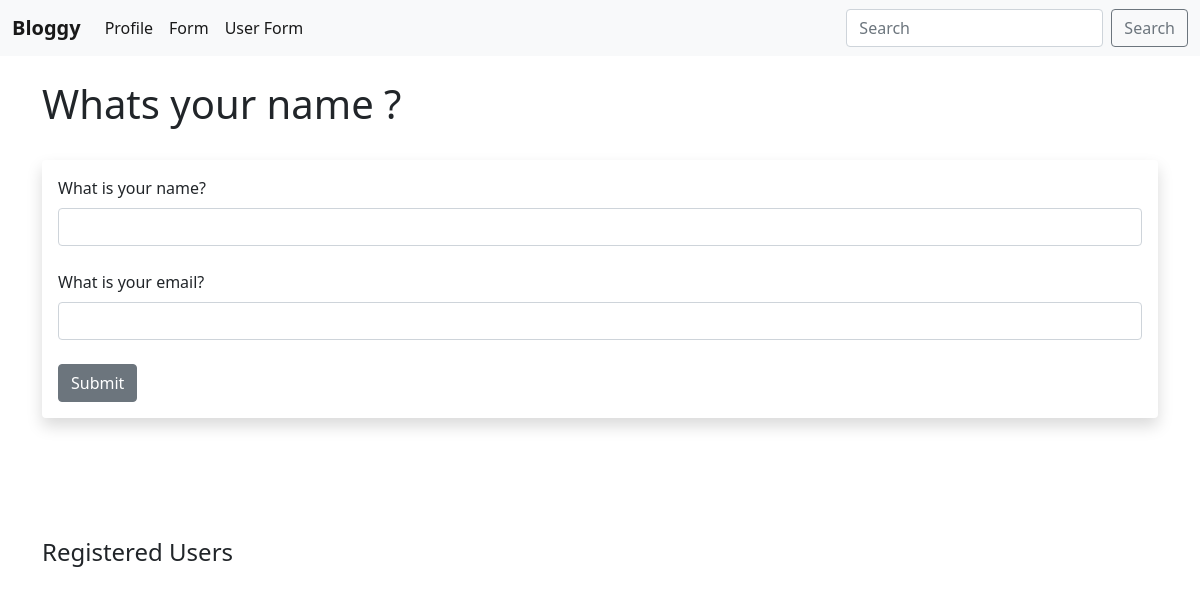
The page /user/add on the database as committed earlier.
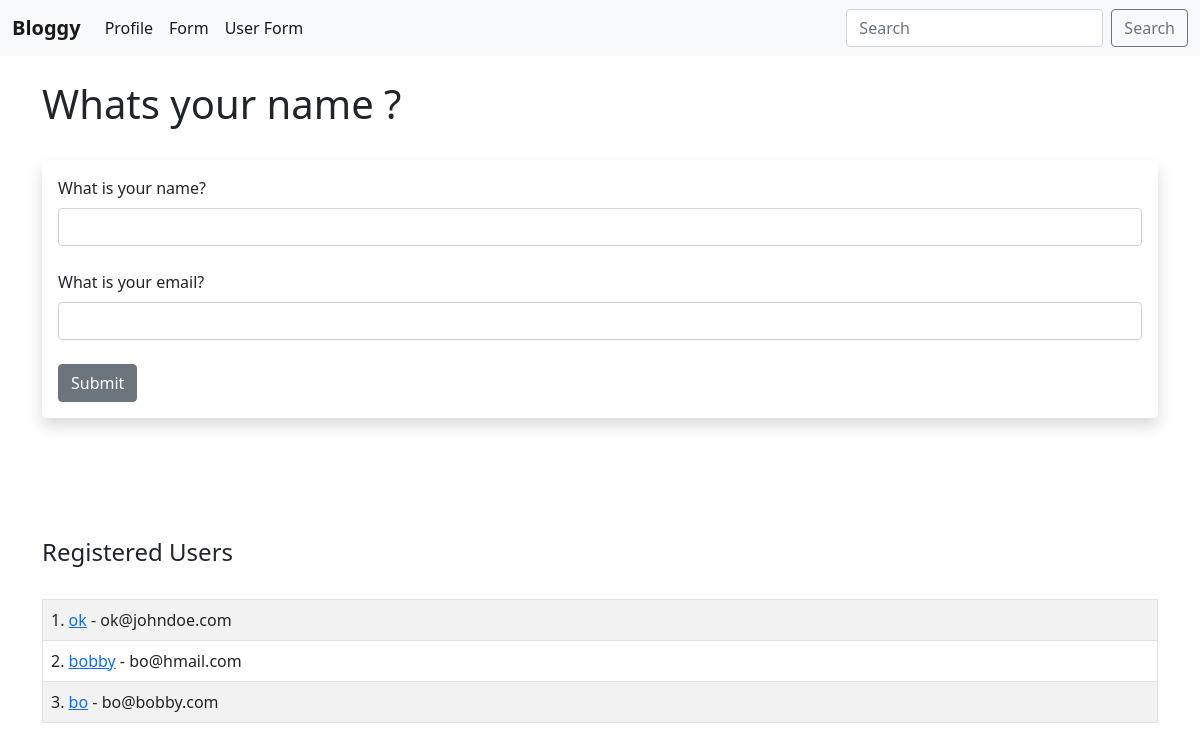
The same page on the database as committed later.
### hello.py (models this page shows, shortened)
class Users(db.Model):
    id = db.Column(db.Integer, primary_key=True)
    name = db.Column(db.String(100), nullable=False)
    email = db.Column(db.String(100), nullable=False, unique=True)
    date_added = db.Column(db.DateTime, default=datetime.utcnow)

### hello.py (the view, shortened to what this page needs)
@app.route('/user/add', methods=["GET","POST"])
def add_user():
    name = None
    form = UserForm()
    our_users = Users.query.order_by(Users.date_added)
    return render_template("add_user.html", form=form, name = name, our_users = our_users)

### hello.py
class UserForm(FlaskForm):
    name = StringField('What is your name?', validators=[DataRequired()])
    email = StringField('What is your email?', validators=[DataRequired(), Email()])
    submit = SubmitField("Submit")

### templates/add_user.html (shortened to what this page needs)
{% extends 'base.html' %}
{% block content %}
{% if name %}
    <h1>User Added !!</h1>
    {% for our_user in our_users %}
        {{our_user.id}}. <a href="{{url_for('update', id=our_user.id)}}">{{our_user.name}}</a>  - {{our_user.email}}
        <br>
    {% endfor %}
{% else %}
    <h1>Whats your name ?</h1>
    <br>
    <div class="shadow p-3 mb-5 bg-body-tertiary rounded">
        <form method="POST">
            {{ form.name.label(
                class_="form-label"
            ) }}
            {{ form.name(
                class="form-control"
            ) }}
            <br>
            {{ form.email.label(
                class_="form-label"
            ) }}
            {{ form.email(
                class="form-control"
            ) }}
            <br>
            {{ form.submit(
                class="btn btn-secondary"
            ) }}
        </form>
    </div>
    <br><br><br>
    <h4>Registered Users</h4>
    <br>
    <table class="table table-hover table-bordered table-striped">
        {% for our_user in our_users %}
        <tr>
            <td>
                {{our_user.id}}. <a href="{{url_for('update', id=our_user.id)}}">{{our_user.name}}</a> - {{our_user.email}}
            </td>
        </tr>
        {% endfor %}
    </table>
{% endif %}
{% endblock %}

Rows that differ between the two databases and show on the page:
added Users: id "1", name "ok", email "ok@johndoe.com"
added Users: id "2", name "bobby", email "bo@hmail.com"
added Users: id "3", name "bo", email "bo@bobby.com"
